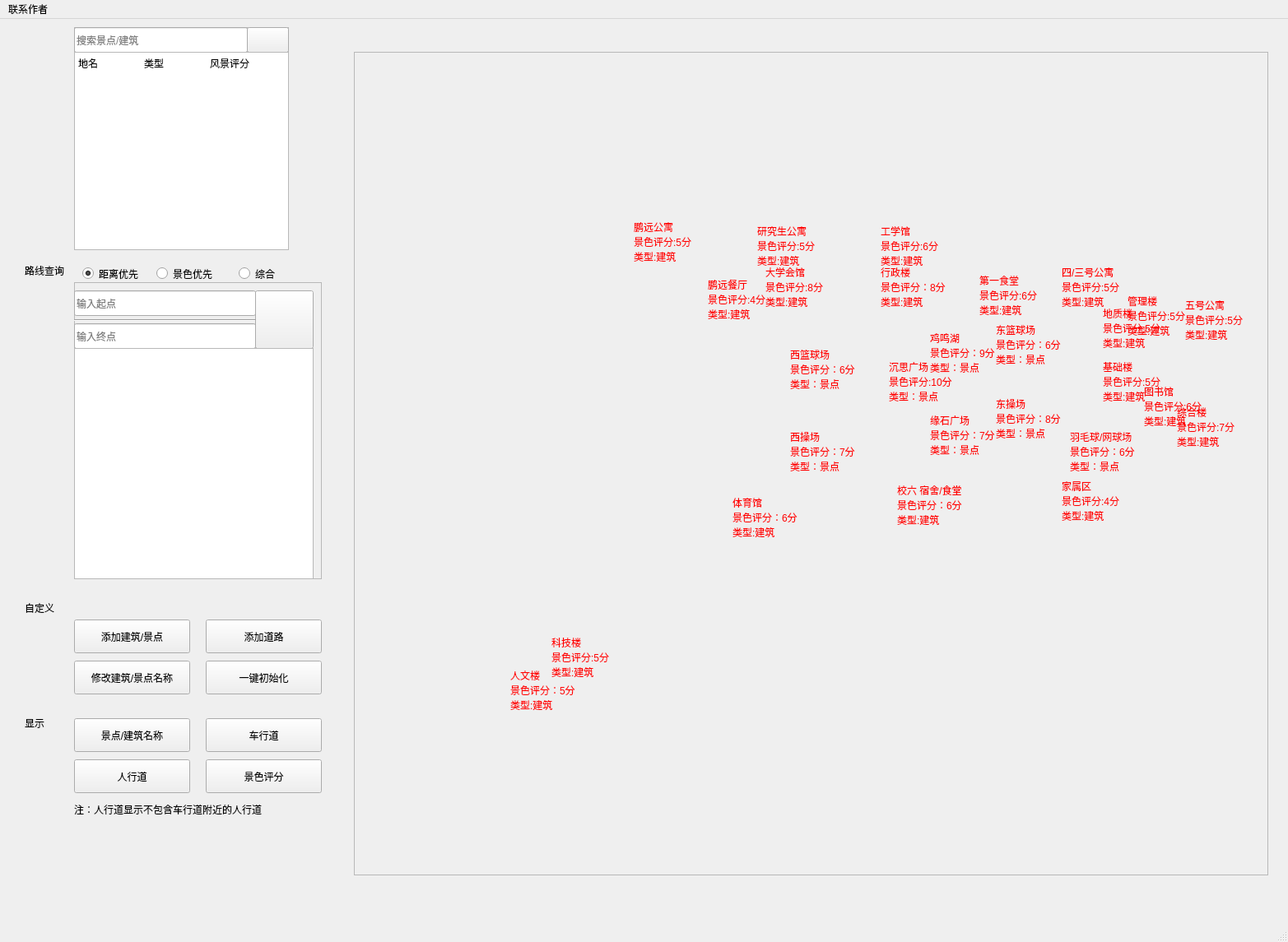
<?xml version="1.0" encoding="UTF-8"?>
<ui version="4.0">
 <class>MainWindow</class>
 <widget class="QMainWindow" name="MainWindow">
  <property name="geometry">
   <rect>
    <x>0</x>
    <y>0</y>
    <width>1565</width>
    <height>1145</height>
   </rect>
  </property>
  <property name="sizePolicy">
   <sizepolicy hsizetype="Ignored" vsizetype="Ignored">
    <horstretch>0</horstretch>
    <verstretch>0</verstretch>
   </sizepolicy>
  </property>
  <property name="windowTitle">
   <string>畅游NEUQ</string>
  </property>
  <property name="windowIcon">
   <iconset resource="Resources.qrc">
    <normaloff>:/images/Northeastern_University_(China)_logo.svg</normaloff>:/images/Northeastern_University_(China)_logo.svg</iconset>
  </property>
  <property name="iconSize">
   <size>
    <width>32</width>
    <height>32</height>
   </size>
  </property>
  <widget class="QWidget" name="centralwidget">
   <widget class="QFrame" name="MapFrame">
    <property name="geometry">
     <rect>
      <x>430</x>
      <y>40</y>
      <width>1111</width>
      <height>1001</height>
     </rect>
    </property>
    <property name="styleSheet">
     <string notr="true">QRadioButton{ color: rgb(255, 0, 0); background-color: rgba(255, 255, 255, 0);}</string>
    </property>
    <property name="frameShape">
     <enum>QFrame::StyledPanel</enum>
    </property>
    <property name="frameShadow">
     <enum>QFrame::Raised</enum>
    </property>
    <widget class="QLabel" name="neuq_map">
     <property name="geometry">
      <rect>
       <x>-10</x>
       <y>0</y>
       <width>1111</width>
       <height>991</height>
      </rect>
     </property>
     <property name="text">
      <string/>
     </property>
     <property name="pixmap">
      <pixmap resource="Resources.qrc">:/images/neuq_map.jpg</pixmap>
     </property>
     <property name="scaledContents">
      <bool>true</bool>
     </property>
    </widget>
    <widget class="QLabel" name="direction">
     <property name="geometry">
      <rect>
       <x>0</x>
       <y>0</y>
       <width>151</width>
       <height>131</height>
      </rect>
     </property>
     <property name="text">
      <string/>
     </property>
     <property name="pixmap">
      <pixmap resource="Resources.qrc">:/images/direction.png</pixmap>
     </property>
     <property name="scaledContents">
      <bool>true</bool>
     </property>
    </widget>
    <widget class="QRadioButton" name="radioButton">
     <property name="geometry">
      <rect>
       <x>220</x>
       <y>700</y>
       <width>161</width>
       <height>71</height>
      </rect>
     </property>
     <property name="text">
      <string>科技楼
景色评分:5分
类型:建筑</string>
     </property>
    </widget>
    <widget class="QRadioButton" name="radioButton_2">
     <property name="geometry">
      <rect>
       <x>170</x>
       <y>750</y>
       <width>121</width>
       <height>51</height>
      </rect>
     </property>
     <property name="text">
      <string>人文楼
景色评分：5分
类型:建筑</string>
     </property>
    </widget>
    <widget class="QRadioButton" name="radioButton_3">
     <property name="geometry">
      <rect>
       <x>440</x>
       <y>540</y>
       <width>121</width>
       <height>51</height>
      </rect>
     </property>
     <property name="text">
      <string>体育馆
景色评分：6分
类型:建筑</string>
     </property>
    </widget>
    <widget class="QRadioButton" name="radioButton_4">
     <property name="geometry">
      <rect>
       <x>640</x>
       <y>520</y>
       <width>131</width>
       <height>61</height>
      </rect>
     </property>
     <property name="styleSheet">
      <string notr="true"/>
     </property>
     <property name="text">
      <string>校六 宿舍/食堂
景色评分：6分
类型:建筑</string>
     </property>
     <property name="autoExclusive">
      <bool>true</bool>
     </property>
    </widget>
    <widget class="QRadioButton" name="radioButton_5">
     <property name="geometry">
      <rect>
       <x>480</x>
       <y>260</y>
       <width>111</width>
       <height>51</height>
      </rect>
     </property>
     <property name="text">
      <string>大学会馆
景色评分:8分
类型:建筑</string>
     </property>
    </widget>
    <widget class="QRadioButton" name="radioButton_6">
     <property name="geometry">
      <rect>
       <x>470</x>
       <y>210</y>
       <width>111</width>
       <height>51</height>
      </rect>
     </property>
     <property name="text">
      <string>研究生公寓
景色评分:5分
类型:建筑</string>
     </property>
    </widget>
    <widget class="QRadioButton" name="radioButton_7">
     <property name="geometry">
      <rect>
       <x>510</x>
       <y>360</y>
       <width>121</width>
       <height>51</height>
      </rect>
     </property>
     <property name="text">
      <string>西篮球场
景色评分：6分
类型：景点</string>
     </property>
    </widget>
    <widget class="QRadioButton" name="radioButton_8">
     <property name="geometry">
      <rect>
       <x>620</x>
       <y>210</y>
       <width>111</width>
       <height>51</height>
      </rect>
     </property>
     <property name="text">
      <string>工学馆
景色评分:6分
类型:建筑</string>
     </property>
    </widget>
    <widget class="QRadioButton" name="radioButton_9">
     <property name="geometry">
      <rect>
       <x>620</x>
       <y>260</y>
       <width>121</width>
       <height>51</height>
      </rect>
     </property>
     <property name="text">
      <string>行政楼
景色评分：8分
类型:建筑</string>
     </property>
    </widget>
    <widget class="QRadioButton" name="radioButton_10">
     <property name="geometry">
      <rect>
       <x>320</x>
       <y>200</y>
       <width>121</width>
       <height>61</height>
      </rect>
     </property>
     <property name="text">
      <string>鹏远公寓
景色评分:5分
类型:建筑</string>
     </property>
    </widget>
    <widget class="QRadioButton" name="radioButton_11">
     <property name="geometry">
      <rect>
       <x>410</x>
       <y>270</y>
       <width>111</width>
       <height>61</height>
      </rect>
     </property>
     <property name="text">
      <string>鹏远餐厅
景色评分:4分
类型:建筑</string>
     </property>
    </widget>
    <widget class="QRadioButton" name="radioButton_12">
     <property name="geometry">
      <rect>
       <x>740</x>
       <y>270</y>
       <width>111</width>
       <height>51</height>
      </rect>
     </property>
     <property name="text">
      <string>第一食堂
景色评分:6分
类型:建筑</string>
     </property>
    </widget>
    <widget class="QRadioButton" name="radioButton_13">
     <property name="geometry">
      <rect>
       <x>840</x>
       <y>260</y>
       <width>121</width>
       <height>51</height>
      </rect>
     </property>
     <property name="text">
      <string>四/三号公寓
景色评分:5分
类型:建筑</string>
     </property>
    </widget>
    <widget class="QRadioButton" name="radioButton_14">
     <property name="geometry">
      <rect>
       <x>680</x>
       <y>340</y>
       <width>111</width>
       <height>51</height>
      </rect>
     </property>
     <property name="text">
      <string>鸡鸣湖
景色评分：9分
类型：景点</string>
     </property>
    </widget>
    <widget class="QRadioButton" name="radioButton_15">
     <property name="geometry">
      <rect>
       <x>760</x>
       <y>330</y>
       <width>121</width>
       <height>51</height>
      </rect>
     </property>
     <property name="text">
      <string>东篮球场
景色评分：6分
类型：景点</string>
     </property>
    </widget>
    <widget class="QRadioButton" name="radioButton_16">
     <property name="geometry">
      <rect>
       <x>890</x>
       <y>310</y>
       <width>111</width>
       <height>51</height>
      </rect>
     </property>
     <property name="text">
      <string>地质楼
景色评分:5分
类型:建筑</string>
     </property>
    </widget>
    <widget class="QRadioButton" name="radioButton_17">
     <property name="geometry">
      <rect>
       <x>890</x>
       <y>370</y>
       <width>101</width>
       <height>61</height>
      </rect>
     </property>
     <property name="text">
      <string>基础楼
景色评分:5分
类型:建筑</string>
     </property>
    </widget>
    <widget class="QRadioButton" name="radioButton_18">
     <property name="geometry">
      <rect>
       <x>940</x>
       <y>400</y>
       <width>111</width>
       <height>61</height>
      </rect>
     </property>
     <property name="text">
      <string>图书馆
景色评分:6分
类型:建筑</string>
     </property>
    </widget>
    <widget class="QRadioButton" name="radioButton_19">
     <property name="geometry">
      <rect>
       <x>510</x>
       <y>460</y>
       <width>121</width>
       <height>51</height>
      </rect>
     </property>
     <property name="text">
      <string>西操场
景色评分：7分
类型：景点</string>
     </property>
    </widget>
    <widget class="QRadioButton" name="radioButton_20">
     <property name="geometry">
      <rect>
       <x>980</x>
       <y>430</y>
       <width>111</width>
       <height>51</height>
      </rect>
     </property>
     <property name="text">
      <string>综合楼
景色评分:7分
类型:建筑</string>
     </property>
    </widget>
    <widget class="QRadioButton" name="radioButton_21">
     <property name="geometry">
      <rect>
       <x>920</x>
       <y>296</y>
       <width>115</width>
       <height>50</height>
      </rect>
     </property>
     <property name="text">
      <string>管理楼
景色评分:5分
类型:建筑</string>
     </property>
    </widget>
    <widget class="QRadioButton" name="radioButton_22">
     <property name="geometry">
      <rect>
       <x>990</x>
       <y>300</y>
       <width>111</width>
       <height>51</height>
      </rect>
     </property>
     <property name="text">
      <string>五号公寓
景色评分:5分
类型:建筑</string>
     </property>
    </widget>
    <widget class="QRadioButton" name="radioButton_23">
     <property name="geometry">
      <rect>
       <x>680</x>
       <y>440</y>
       <width>115</width>
       <height>51</height>
      </rect>
     </property>
     <property name="text">
      <string>缘石广场
景色评分：7分
类型：景点</string>
     </property>
    </widget>
    <widget class="QRadioButton" name="radioButton_24">
     <property name="geometry">
      <rect>
       <x>760</x>
       <y>410</y>
       <width>111</width>
       <height>71</height>
      </rect>
     </property>
     <property name="text">
      <string>东操场
景色评分：8分
类型：景点</string>
     </property>
    </widget>
    <widget class="QRadioButton" name="radioButton_25">
     <property name="geometry">
      <rect>
       <x>840</x>
       <y>520</y>
       <width>115</width>
       <height>51</height>
      </rect>
     </property>
     <property name="text">
      <string>家属区
景色评分:4分
类型:建筑</string>
     </property>
    </widget>
    <widget class="QRadioButton" name="radioButton_26">
     <property name="geometry">
      <rect>
       <x>850</x>
       <y>460</y>
       <width>121</width>
       <height>51</height>
      </rect>
     </property>
     <property name="text">
      <string>羽毛球/网球场
景色评分：6分
类型：景点</string>
     </property>
    </widget>
    <widget class="QRadioButton" name="radioButton_27">
     <property name="geometry">
      <rect>
       <x>720</x>
       <y>290</y>
       <width>20</width>
       <height>20</height>
      </rect>
     </property>
     <property name="font">
      <font>
       <pointsize>4</pointsize>
      </font>
     </property>
     <property name="styleSheet">
      <string notr="true">QRadioButton::indicator{width: 10px;height: 10px;}</string>
     </property>
     <property name="text">
      <string/>
     </property>
     <property name="iconSize">
      <size>
       <width>7</width>
       <height>7</height>
      </size>
     </property>
    </widget>
    <widget class="QRadioButton" name="radioButton_28">
     <property name="geometry">
      <rect>
       <x>720</x>
       <y>220</y>
       <width>10</width>
       <height>10</height>
      </rect>
     </property>
     <property name="font">
      <font>
       <pointsize>4</pointsize>
      </font>
     </property>
     <property name="styleSheet">
      <string notr="true">QRadioButton::indicator{width: 10px;height: 10px;}</string>
     </property>
     <property name="text">
      <string/>
     </property>
     <property name="iconSize">
      <size>
       <width>7</width>
       <height>7</height>
      </size>
     </property>
    </widget>
    <widget class="QRadioButton" name="radioButton_29">
     <property name="geometry">
      <rect>
       <x>530</x>
       <y>290</y>
       <width>20</width>
       <height>20</height>
      </rect>
     </property>
     <property name="font">
      <font>
       <pointsize>4</pointsize>
      </font>
     </property>
     <property name="styleSheet">
      <string notr="true">QRadioButton::indicator{width: 10px;height: 10px;}</string>
     </property>
     <property name="text">
      <string/>
     </property>
     <property name="iconSize">
      <size>
       <width>7</width>
       <height>7</height>
      </size>
     </property>
    </widget>
    <widget class="QRadioButton" name="radioButton_30">
     <property name="geometry">
      <rect>
       <x>501</x>
       <y>330</y>
       <width>10</width>
       <height>10</height>
      </rect>
     </property>
     <property name="font">
      <font>
       <pointsize>4</pointsize>
      </font>
     </property>
     <property name="styleSheet">
      <string notr="true">QRadioButton::indicator{width: 10px;height: 10px;}</string>
     </property>
     <property name="text">
      <string/>
     </property>
     <property name="iconSize">
      <size>
       <width>7</width>
       <height>7</height>
      </size>
     </property>
    </widget>
    <widget class="QRadioButton" name="radioButton_31">
     <property name="geometry">
      <rect>
       <x>405</x>
       <y>549</y>
       <width>10</width>
       <height>10</height>
      </rect>
     </property>
     <property name="font">
      <font>
       <pointsize>4</pointsize>
      </font>
     </property>
     <property name="styleSheet">
      <string notr="true">QRadioButton::indicator{width: 10px;height: 10px;}</string>
     </property>
     <property name="text">
      <string/>
     </property>
     <property name="iconSize">
      <size>
       <width>7</width>
       <height>7</height>
      </size>
     </property>
    </widget>
    <widget class="QRadioButton" name="radioButton_32">
     <property name="geometry">
      <rect>
       <x>440</x>
       <y>580</y>
       <width>20</width>
       <height>20</height>
      </rect>
     </property>
     <property name="font">
      <font>
       <pointsize>4</pointsize>
      </font>
     </property>
     <property name="styleSheet">
      <string notr="true">QRadioButton::indicator{width: 10px;height: 10px;}</string>
     </property>
     <property name="text">
      <string/>
     </property>
     <property name="iconSize">
      <size>
       <width>7</width>
       <height>7</height>
      </size>
     </property>
    </widget>
    <widget class="QRadioButton" name="radioButton_33">
     <property name="geometry">
      <rect>
       <x>630</x>
       <y>580</y>
       <width>20</width>
       <height>20</height>
      </rect>
     </property>
     <property name="font">
      <font>
       <pointsize>4</pointsize>
      </font>
     </property>
     <property name="styleSheet">
      <string notr="true">QRadioButton::indicator{width: 10px;height: 10px;}</string>
     </property>
     <property name="text">
      <string/>
     </property>
     <property name="iconSize">
      <size>
       <width>7</width>
       <height>7</height>
      </size>
     </property>
    </widget>
    <widget class="QRadioButton" name="radioButton_34">
     <property name="geometry">
      <rect>
       <x>630</x>
       <y>430</y>
       <width>10</width>
       <height>10</height>
      </rect>
     </property>
     <property name="font">
      <font>
       <pointsize>4</pointsize>
      </font>
     </property>
     <property name="styleSheet">
      <string notr="true">QRadioButton::indicator{width: 10px;height: 10px;padding-left:5px;}</string>
     </property>
     <property name="text">
      <string/>
     </property>
     <property name="iconSize">
      <size>
       <width>7</width>
       <height>7</height>
      </size>
     </property>
    </widget>
    <widget class="QRadioButton" name="radioButton_35">
     <property name="enabled">
      <bool>false</bool>
     </property>
     <property name="geometry">
      <rect>
       <x>600</x>
       <y>292</y>
       <width>10</width>
       <height>10</height>
      </rect>
     </property>
     <property name="font">
      <font>
       <pointsize>4</pointsize>
      </font>
     </property>
     <property name="styleSheet">
      <string notr="true">QRadioButton::indicator{width: 10px;height: 10px;padding-left:5px;}</string>
     </property>
     <property name="text">
      <string/>
     </property>
     <property name="iconSize">
      <size>
       <width>7</width>
       <height>7</height>
      </size>
     </property>
    </widget>
    <widget class="QRadioButton" name="radioButton_36">
     <property name="geometry">
      <rect>
       <x>630</x>
       <y>370</y>
       <width>121</width>
       <height>61</height>
      </rect>
     </property>
     <property name="text">
      <string>沉思广场
景色评分:10分
类型：景点</string>
     </property>
    </widget>
    <widget class="QRadioButton" name="radioButton_43">
     <property name="geometry">
      <rect>
       <x>840</x>
       <y>290</y>
       <width>10</width>
       <height>10</height>
      </rect>
     </property>
     <property name="font">
      <font>
       <pointsize>4</pointsize>
      </font>
     </property>
     <property name="styleSheet">
      <string notr="true">QRadioButton::indicator{width: 10px;height: 10px;padding-left:5px;}</string>
     </property>
     <property name="text">
      <string/>
     </property>
     <property name="iconSize">
      <size>
       <width>7</width>
       <height>7</height>
      </size>
     </property>
    </widget>
    <widget class="QRadioButton" name="radioButton_68">
     <property name="geometry">
      <rect>
       <x>846</x>
       <y>330</y>
       <width>10</width>
       <height>10</height>
      </rect>
     </property>
     <property name="font">
      <font>
       <pointsize>4</pointsize>
      </font>
     </property>
     <property name="styleSheet">
      <string notr="true">QRadioButton::indicator{width: 10px;height: 10px;padding-left:5px;}</string>
     </property>
     <property name="text">
      <string/>
     </property>
     <property name="iconSize">
      <size>
       <width>7</width>
       <height>7</height>
      </size>
     </property>
    </widget>
    <widget class="QRadioButton" name="radioButton_69">
     <property name="geometry">
      <rect>
       <x>847</x>
       <y>390</y>
       <width>10</width>
       <height>10</height>
      </rect>
     </property>
     <property name="font">
      <font>
       <pointsize>4</pointsize>
      </font>
     </property>
     <property name="styleSheet">
      <string notr="true">QRadioButton::indicator{width: 10px;height: 10px;padding-left:5px;}</string>
     </property>
     <property name="text">
      <string/>
     </property>
     <property name="iconSize">
      <size>
       <width>7</width>
       <height>7</height>
      </size>
     </property>
    </widget>
    <widget class="QRadioButton" name="radioButton_70">
     <property name="geometry">
      <rect>
       <x>847</x>
       <y>430</y>
       <width>10</width>
       <height>10</height>
      </rect>
     </property>
     <property name="font">
      <font>
       <pointsize>4</pointsize>
      </font>
     </property>
     <property name="styleSheet">
      <string notr="true">QRadioButton::indicator{width: 10px;height: 10px;padding-left:5px;}</string>
     </property>
     <property name="text">
      <string/>
     </property>
     <property name="iconSize">
      <size>
       <width>7</width>
       <height>7</height>
      </size>
     </property>
    </widget>
    <widget class="QRadioButton" name="radioButton_71">
     <property name="geometry">
      <rect>
       <x>257</x>
       <y>615</y>
       <width>10</width>
       <height>10</height>
      </rect>
     </property>
     <property name="font">
      <font>
       <pointsize>4</pointsize>
      </font>
     </property>
     <property name="styleSheet">
      <string notr="true">QRadioButton::indicator{width: 10px;height: 10px;padding-left:5px;}</string>
     </property>
     <property name="text">
      <string/>
     </property>
     <property name="iconSize">
      <size>
       <width>7</width>
       <height>7</height>
      </size>
     </property>
    </widget>
    <widget class="QRadioButton" name="radioButton_72">
     <property name="geometry">
      <rect>
       <x>190</x>
       <y>580</y>
       <width>10</width>
       <height>10</height>
      </rect>
     </property>
     <property name="font">
      <font>
       <pointsize>4</pointsize>
      </font>
     </property>
     <property name="styleSheet">
      <string notr="true">QRadioButton::indicator{width: 10px;height: 10px;padding-left:5px;}</string>
     </property>
     <property name="text">
      <string/>
     </property>
     <property name="iconSize">
      <size>
       <width>7</width>
       <height>7</height>
      </size>
     </property>
    </widget>
    <widget class="QRadioButton" name="radioButton_73">
     <property name="geometry">
      <rect>
       <x>400</x>
       <y>643</y>
       <width>10</width>
       <height>10</height>
      </rect>
     </property>
     <property name="font">
      <font>
       <pointsize>4</pointsize>
      </font>
     </property>
     <property name="styleSheet">
      <string notr="true">QRadioButton::indicator{width: 10px;height: 10px;padding-left:5px;}</string>
     </property>
     <property name="text">
      <string/>
     </property>
     <property name="iconSize">
      <size>
       <width>7</width>
       <height>7</height>
      </size>
     </property>
    </widget>
    <widget class="QRadioButton" name="radioButton_74">
     <property name="geometry">
      <rect>
       <x>160</x>
       <y>670</y>
       <width>10</width>
       <height>10</height>
      </rect>
     </property>
     <property name="font">
      <font>
       <pointsize>4</pointsize>
      </font>
     </property>
     <property name="styleSheet">
      <string notr="true">QRadioButton::indicator{width: 10px;height: 10px;padding-left:5px;}</string>
     </property>
     <property name="text">
      <string/>
     </property>
     <property name="iconSize">
      <size>
       <width>7</width>
       <height>7</height>
      </size>
     </property>
    </widget>
    <widget class="QRadioButton" name="radioButton_75">
     <property name="geometry">
      <rect>
       <x>315</x>
       <y>750</y>
       <width>10</width>
       <height>10</height>
      </rect>
     </property>
     <property name="font">
      <font>
       <pointsize>4</pointsize>
      </font>
     </property>
     <property name="styleSheet">
      <string notr="true">QRadioButton::indicator{width: 10px;height: 10px;padding-left:5px;}</string>
     </property>
     <property name="text">
      <string/>
     </property>
     <property name="iconSize">
      <size>
       <width>7</width>
       <height>7</height>
      </size>
     </property>
    </widget>
    <widget class="QRadioButton" name="radioButton_76">
     <property name="geometry">
      <rect>
       <x>120</x>
       <y>660</y>
       <width>10</width>
       <height>10</height>
      </rect>
     </property>
     <property name="font">
      <font>
       <pointsize>4</pointsize>
      </font>
     </property>
     <property name="styleSheet">
      <string notr="true">QRadioButton::indicator{width: 10px;height: 10px;padding-left:5px;}</string>
     </property>
     <property name="text">
      <string/>
     </property>
     <property name="iconSize">
      <size>
       <width>7</width>
       <height>7</height>
      </size>
     </property>
    </widget>
    <widget class="QRadioButton" name="radioButton_77">
     <property name="geometry">
      <rect>
       <x>120</x>
       <y>757</y>
       <width>10</width>
       <height>10</height>
      </rect>
     </property>
     <property name="font">
      <font>
       <pointsize>4</pointsize>
      </font>
     </property>
     <property name="styleSheet">
      <string notr="true">QRadioButton::indicator{width: 10px;height: 10px;padding-left:5px;}</string>
     </property>
     <property name="text">
      <string/>
     </property>
     <property name="iconSize">
      <size>
       <width>7</width>
       <height>7</height>
      </size>
     </property>
    </widget>
    <widget class="QRadioButton" name="radioButton_78">
     <property name="geometry">
      <rect>
       <x>136</x>
       <y>708</y>
       <width>10</width>
       <height>10</height>
      </rect>
     </property>
     <property name="font">
      <font>
       <pointsize>4</pointsize>
      </font>
     </property>
     <property name="styleSheet">
      <string notr="true">QRadioButton::indicator{width: 10px;height: 10px;padding-left:5px;}</string>
     </property>
     <property name="text">
      <string/>
     </property>
     <property name="iconSize">
      <size>
       <width>7</width>
       <height>7</height>
      </size>
     </property>
    </widget>
    <widget class="QRadioButton" name="radioButton_79">
     <property name="geometry">
      <rect>
       <x>80</x>
       <y>739</y>
       <width>10</width>
       <height>10</height>
      </rect>
     </property>
     <property name="font">
      <font>
       <pointsize>4</pointsize>
      </font>
     </property>
     <property name="styleSheet">
      <string notr="true">QRadioButton::indicator{width: 10px;height: 10px;padding-left:5px;}</string>
     </property>
     <property name="text">
      <string/>
     </property>
     <property name="iconSize">
      <size>
       <width>7</width>
       <height>7</height>
      </size>
     </property>
    </widget>
    <widget class="QRadioButton" name="radioButton_80">
     <property name="geometry">
      <rect>
       <x>199</x>
       <y>737</y>
       <width>10</width>
       <height>10</height>
      </rect>
     </property>
     <property name="font">
      <font>
       <pointsize>4</pointsize>
      </font>
     </property>
     <property name="styleSheet">
      <string notr="true">QRadioButton::indicator{width: 10px;height: 10px;padding-left:5px;}</string>
     </property>
     <property name="text">
      <string/>
     </property>
     <property name="iconSize">
      <size>
       <width>7</width>
       <height>7</height>
      </size>
     </property>
    </widget>
    <widget class="QRadioButton" name="radioButton_81">
     <property name="geometry">
      <rect>
       <x>237</x>
       <y>810</y>
       <width>10</width>
       <height>10</height>
      </rect>
     </property>
     <property name="font">
      <font>
       <pointsize>4</pointsize>
      </font>
     </property>
     <property name="styleSheet">
      <string notr="true">QRadioButton::indicator{width: 10px;height: 10px;padding-left:5px;}</string>
     </property>
     <property name="text">
      <string/>
     </property>
     <property name="iconSize">
      <size>
       <width>7</width>
       <height>7</height>
      </size>
     </property>
    </widget>
    <widget class="QRadioButton" name="radioButton_82">
     <property name="geometry">
      <rect>
       <x>258</x>
       <y>824</y>
       <width>10</width>
       <height>10</height>
      </rect>
     </property>
     <property name="font">
      <font>
       <pointsize>4</pointsize>
      </font>
     </property>
     <property name="styleSheet">
      <string notr="true">QRadioButton::indicator{width: 10px;height: 10px;padding-left:5px;}</string>
     </property>
     <property name="text">
      <string/>
     </property>
     <property name="iconSize">
      <size>
       <width>7</width>
       <height>7</height>
      </size>
     </property>
    </widget>
    <widget class="QRadioButton" name="radioButton_83">
     <property name="geometry">
      <rect>
       <x>253</x>
       <y>765</y>
       <width>10</width>
       <height>10</height>
      </rect>
     </property>
     <property name="font">
      <font>
       <pointsize>4</pointsize>
      </font>
     </property>
     <property name="styleSheet">
      <string notr="true">QRadioButton::indicator{width: 10px;height: 10px;padding-left:5px;}</string>
     </property>
     <property name="text">
      <string/>
     </property>
     <property name="iconSize">
      <size>
       <width>7</width>
       <height>7</height>
      </size>
     </property>
    </widget>
    <widget class="QRadioButton" name="radioButton_84">
     <property name="geometry">
      <rect>
       <x>220</x>
       <y>700</y>
       <width>10</width>
       <height>10</height>
      </rect>
     </property>
     <property name="font">
      <font>
       <pointsize>4</pointsize>
      </font>
     </property>
     <property name="styleSheet">
      <string notr="true">QRadioButton::indicator{width: 10px;height: 10px;padding-left:5px;}</string>
     </property>
     <property name="text">
      <string/>
     </property>
     <property name="iconSize">
      <size>
       <width>7</width>
       <height>7</height>
      </size>
     </property>
    </widget>
    <widget class="QRadioButton" name="radioButton_37">
     <property name="geometry">
      <rect>
       <x>660</x>
       <y>292</y>
       <width>10</width>
       <height>10</height>
      </rect>
     </property>
     <property name="font">
      <font>
       <pointsize>4</pointsize>
      </font>
     </property>
     <property name="styleSheet">
      <string notr="true">QRadioButton::indicator{width: 10px;height: 10px;padding-left:5px;}</string>
     </property>
     <property name="text">
      <string/>
     </property>
     <property name="iconSize">
      <size>
       <width>7</width>
       <height>7</height>
      </size>
     </property>
    </widget>
    <widget class="QRadioButton" name="radioButton_38">
     <property name="geometry">
      <rect>
       <x>530</x>
       <y>210</y>
       <width>10</width>
       <height>10</height>
      </rect>
     </property>
     <property name="font">
      <font>
       <pointsize>4</pointsize>
      </font>
     </property>
     <property name="styleSheet">
      <string notr="true">QRadioButton::indicator{width: 10px;height: 10px;padding-left:5px;}</string>
     </property>
     <property name="text">
      <string/>
     </property>
     <property name="iconSize">
      <size>
       <width>7</width>
       <height>7</height>
      </size>
     </property>
    </widget>
   </widget>
   <widget class="QFrame" name="SiteSearchFrame">
    <property name="geometry">
     <rect>
      <x>90</x>
      <y>10</y>
      <width>261</width>
      <height>271</height>
     </rect>
    </property>
    <property name="frameShape">
     <enum>QFrame::StyledPanel</enum>
    </property>
    <property name="frameShadow">
     <enum>QFrame::Raised</enum>
    </property>
    <widget class="QPushButton" name="SiteSearchButton">
     <property name="geometry">
      <rect>
       <x>210</x>
       <y>0</y>
       <width>51</width>
       <height>31</height>
      </rect>
     </property>
     <property name="text">
      <string/>
     </property>
     <property name="icon">
      <iconset resource="Resources.qrc">
       <normaloff>:/images/SearchIcon.png</normaloff>:/images/SearchIcon.png</iconset>
     </property>
     <property name="iconSize">
      <size>
       <width>34</width>
       <height>34</height>
      </size>
     </property>
    </widget>
    <widget class="QLineEdit" name="SearchlineEdit">
     <property name="geometry">
      <rect>
       <x>0</x>
       <y>0</y>
       <width>211</width>
       <height>31</height>
      </rect>
     </property>
     <property name="placeholderText">
      <string>搜索景点/建筑  </string>
     </property>
     <property name="clearButtonEnabled">
      <bool>true</bool>
     </property>
    </widget>
    <widget class="QTextEdit" name="textSearchEdit">
     <property name="geometry">
      <rect>
       <x>0</x>
       <y>30</y>
       <width>261</width>
       <height>241</height>
      </rect>
     </property>
     <property name="readOnly">
      <bool>true</bool>
     </property>
     <property name="html">
      <string>&lt;!DOCTYPE HTML PUBLIC &quot;-//W3C//DTD HTML 4.0//EN&quot; &quot;http://www.w3.org/TR/REC-html40/strict.dtd&quot;&gt;
&lt;html&gt;&lt;head&gt;&lt;meta name=&quot;qrichtext&quot; content=&quot;1&quot; /&gt;&lt;style type=&quot;text/css&quot;&gt;
p, li { white-space: pre-wrap; }
&lt;/style&gt;&lt;/head&gt;&lt;body style=&quot; font-family:'SimSun'; font-size:9pt; font-weight:400; font-style:normal;&quot;&gt;
&lt;p style=&quot; margin-top:0px; margin-bottom:0px; margin-left:0px; margin-right:0px; -qt-block-indent:0; text-indent:0px;&quot;&gt;地名	类型	风景评分&lt;/p&gt;&lt;/body&gt;&lt;/html&gt;</string>
     </property>
    </widget>
   </widget>
   <widget class="QLabel" name="label">
    <property name="geometry">
     <rect>
      <x>30</x>
      <y>290</y>
      <width>121</width>
      <height>31</height>
     </rect>
    </property>
    <property name="text">
     <string>路线查询</string>
    </property>
   </widget>
   <widget class="QFrame" name="frame">
    <property name="geometry">
     <rect>
      <x>90</x>
      <y>320</y>
      <width>301</width>
      <height>361</height>
     </rect>
    </property>
    <property name="frameShape">
     <enum>QFrame::StyledPanel</enum>
    </property>
    <property name="frameShadow">
     <enum>QFrame::Raised</enum>
    </property>
    <widget class="QPushButton" name="RouteButton">
     <property name="geometry">
      <rect>
       <x>220</x>
       <y>10</y>
       <width>71</width>
       <height>71</height>
      </rect>
     </property>
     <property name="text">
      <string/>
     </property>
     <property name="icon">
      <iconset resource="Resources.qrc">
       <normaloff>:/images/SearchIcon.png</normaloff>:/images/SearchIcon.png</iconset>
     </property>
     <property name="iconSize">
      <size>
       <width>66</width>
       <height>66</height>
      </size>
     </property>
    </widget>
    <widget class="Line" name="line">
     <property name="geometry">
      <rect>
       <x>0</x>
       <y>36</y>
       <width>221</width>
       <height>20</height>
      </rect>
     </property>
     <property name="orientation">
      <enum>Qt::Horizontal</enum>
     </property>
    </widget>
    <widget class="QLineEdit" name="FromLineEdit">
     <property name="geometry">
      <rect>
       <x>0</x>
       <y>10</y>
       <width>221</width>
       <height>31</height>
      </rect>
     </property>
     <property name="placeholderText">
      <string>输入起点</string>
     </property>
     <property name="clearButtonEnabled">
      <bool>true</bool>
     </property>
    </widget>
    <widget class="QLineEdit" name="TolineEdit">
     <property name="geometry">
      <rect>
       <x>0</x>
       <y>50</y>
       <width>221</width>
       <height>31</height>
      </rect>
     </property>
     <property name="placeholderText">
      <string>输入终点</string>
     </property>
     <property name="clearButtonEnabled">
      <bool>true</bool>
     </property>
    </widget>
    <widget class="QListWidget" name="listWidget">
     <property name="geometry">
      <rect>
       <x>0</x>
       <y>80</y>
       <width>291</width>
       <height>281</height>
      </rect>
     </property>
    </widget>
   </widget>
   <widget class="QLabel" name="label_2">
    <property name="geometry">
     <rect>
      <x>30</x>
      <y>700</y>
      <width>71</width>
      <height>31</height>
     </rect>
    </property>
    <property name="text">
     <string>自定义</string>
    </property>
   </widget>
   <widget class="QPushButton" name="AddSite">
    <property name="geometry">
     <rect>
      <x>90</x>
      <y>730</y>
      <width>141</width>
      <height>41</height>
     </rect>
    </property>
    <property name="text">
     <string>添加建筑/景点</string>
    </property>
   </widget>
   <widget class="QPushButton" name="AddWay">
    <property name="geometry">
     <rect>
      <x>250</x>
      <y>730</y>
      <width>141</width>
      <height>41</height>
     </rect>
    </property>
    <property name="text">
     <string>添加道路</string>
    </property>
   </widget>
   <widget class="QPushButton" name="ModifyWayName">
    <property name="geometry">
     <rect>
      <x>250</x>
      <y>780</y>
      <width>141</width>
      <height>41</height>
     </rect>
    </property>
    <property name="text">
     <string>一键初始化</string>
    </property>
   </widget>
   <widget class="QPushButton" name="ModifySiteName">
    <property name="geometry">
     <rect>
      <x>90</x>
      <y>780</y>
      <width>141</width>
      <height>41</height>
     </rect>
    </property>
    <property name="text">
     <string>修改建筑/景点名称</string>
    </property>
   </widget>
   <widget class="QLabel" name="label_3">
    <property name="geometry">
     <rect>
      <x>30</x>
      <y>840</y>
      <width>81</width>
      <height>31</height>
     </rect>
    </property>
    <property name="text">
     <string>显示</string>
    </property>
   </widget>
   <widget class="QPushButton" name="displayVName">
    <property name="geometry">
     <rect>
      <x>90</x>
      <y>850</y>
      <width>141</width>
      <height>41</height>
     </rect>
    </property>
    <property name="text">
     <string>景点/建筑名称</string>
    </property>
   </widget>
   <widget class="QPushButton" name="showLaneButt">
    <property name="geometry">
     <rect>
      <x>250</x>
      <y>850</y>
      <width>141</width>
      <height>41</height>
     </rect>
    </property>
    <property name="text">
     <string>车行道</string>
    </property>
   </widget>
   <widget class="QPushButton" name="showSidewalkButt">
    <property name="geometry">
     <rect>
      <x>90</x>
      <y>900</y>
      <width>141</width>
      <height>41</height>
     </rect>
    </property>
    <property name="text">
     <string>人行道</string>
    </property>
   </widget>
   <widget class="QPushButton" name="showScoreButt">
    <property name="geometry">
     <rect>
      <x>250</x>
      <y>900</y>
      <width>141</width>
      <height>41</height>
     </rect>
    </property>
    <property name="text">
     <string>景色评分</string>
    </property>
   </widget>
   <widget class="QLabel" name="label_4">
    <property name="geometry">
     <rect>
      <x>90</x>
      <y>950</y>
      <width>311</width>
      <height>21</height>
     </rect>
    </property>
    <property name="text">
     <string>注：人行道显示不包含车行道附近的人行道</string>
    </property>
   </widget>
   <widget class="QRadioButton" name="distSelected">
    <property name="geometry">
     <rect>
      <x>100</x>
      <y>300</y>
      <width>115</width>
      <height>19</height>
     </rect>
    </property>
    <property name="text">
     <string>距离优先</string>
    </property>
    <property name="checked">
     <bool>true</bool>
    </property>
   </widget>
   <widget class="QRadioButton" name="viewSelected">
    <property name="geometry">
     <rect>
      <x>190</x>
      <y>300</y>
      <width>115</width>
      <height>19</height>
     </rect>
    </property>
    <property name="text">
     <string>景色优先</string>
    </property>
   </widget>
   <widget class="QRadioButton" name="compreSelected">
    <property name="geometry">
     <rect>
      <x>290</x>
      <y>300</y>
      <width>115</width>
      <height>19</height>
     </rect>
    </property>
    <property name="text">
     <string>综合</string>
    </property>
   </widget>
  </widget>
  <widget class="QMenuBar" name="menubar">
   <property name="geometry">
    <rect>
     <x>0</x>
     <y>0</y>
     <width>1565</width>
     <height>26</height>
    </rect>
   </property>
   <widget class="QMenu" name="menuFile">
    <property name="title">
     <string>联系作者</string>
    </property>
    <addaction name="actionname_Du_Yanshu"/>
    <addaction name="actionEmail_2544823286_qq_com"/>
   </widget>
   <widget class="QMenu" name="menuEdit">
    <property name="title">
     <string/>
    </property>
   </widget>
   <addaction name="menuFile"/>
   <addaction name="menuEdit"/>
  </widget>
  <widget class="QStatusBar" name="statusbar"/>
  <action name="actionNew">
   <property name="text">
    <string>New</string>
   </property>
  </action>
  <action name="actionOpen">
   <property name="icon">
    <iconset>
     <normaloff>../../open-file-icon-vector-22894643.jpg</normaloff>../../open-file-icon-vector-22894643.jpg</iconset>
   </property>
   <property name="text">
    <string>Open</string>
   </property>
  </action>
  <action name="actionSave_as">
   <property name="text">
    <string>Save as</string>
   </property>
  </action>
  <action name="actionCopy">
   <property name="text">
    <string>Copy</string>
   </property>
  </action>
  <action name="actionPaste">
   <property name="text">
    <string>Paste</string>
   </property>
  </action>
  <action name="actionDo">
   <property name="text">
    <string>Do</string>
   </property>
  </action>
  <action name="actionUndo">
   <property name="text">
    <string>Undo</string>
   </property>
  </action>
  <action name="actionname_Du_Yanshu">
   <property name="text">
    <string>name:Yanshu Du</string>
   </property>
  </action>
  <action name="actionEmail_2544823286_qq_com">
   <property name="text">
    <string>Email:2544823286@qq.com</string>
   </property>
  </action>
  <action name="actionReDo">
   <property name="text">
    <string>ReDo</string>
   </property>
  </action>
 </widget>
 <resources>
  <include location="Resources.qrc"/>
 </resources>
 <connections/>
</ui>
